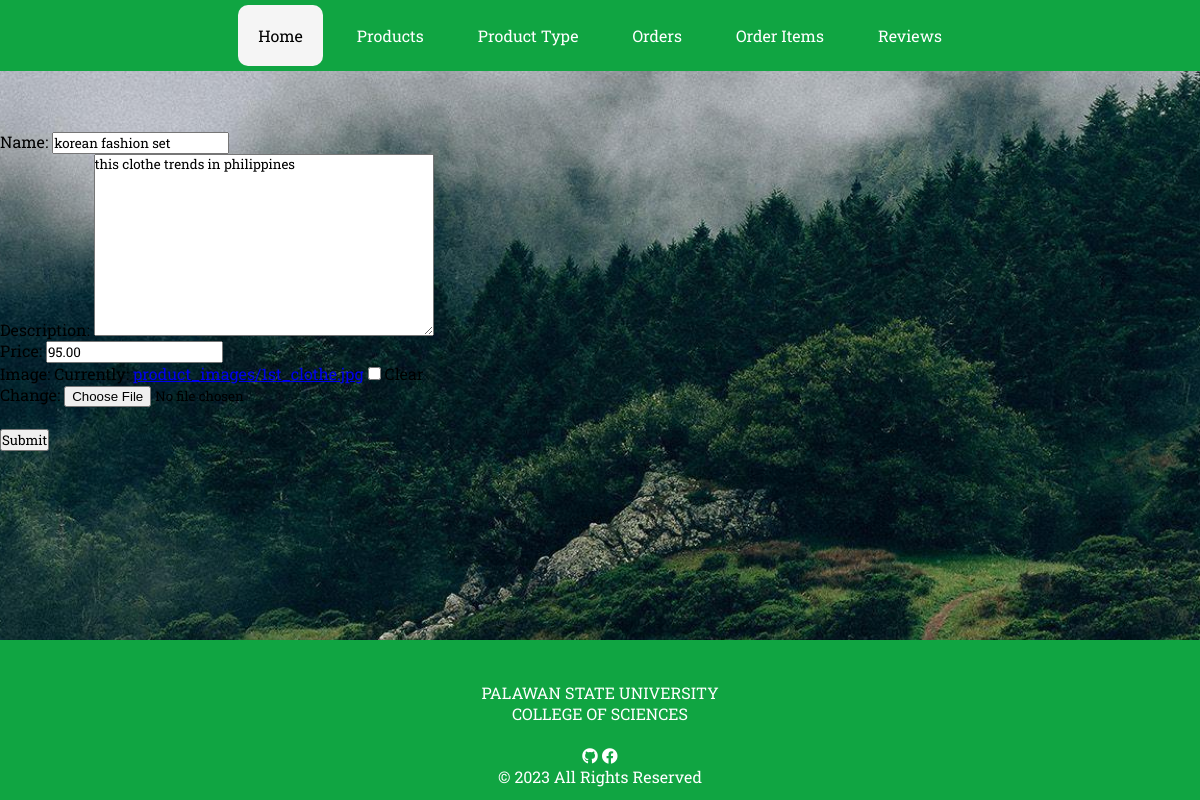
/product/1/, run on the app's committed database.
### record/models.py (models this page shows, shortened)
class BaseModel(models.Model):
    created_at = models.DateTimeField(auto_now=True, db_index=True)
    updated_at = models.DateTimeField(auto_now=True)
    class Meta:
        abstract = True

class Product(BaseModel):
    product_id = models.AutoField(primary_key=True)
    name = models.CharField(max_length=255)
    description = models.TextField()
    price = models.DecimalField(max_digits=10, decimal_places=2)
    image = models.ImageField(upload_to='product_images/', blank=True, null=True)

### record/views.py (the view)
# urls.py: path('product/<int:pk>/', ProductUpdateView.as_view(), name='product-update'),
class ProductUpdateView(UpdateView):
    model = Product
    form_class = ProductForm
    template_name = 'product_edit.html'
    success_url = reverse_lazy('product-list')

### record/forms.py
class ProductForm(ModelForm):
    class Meta:
        model = Product
        fields = "__all__"

### record/templates/product_edit.html (shortened to what this page needs)
{% extends 'base.html' %}
    {% load static %}
    {% block content %}
    <form role="form" class="" action="" method="post" novalidate>
        {% include 'includes/form.html' %}
        <br />
        <div class="form-group">
            <div class="col-md-12 col-sm-3">
                <button type='submit' class="btn btn-primary">Submit</button>
            </div>
        </div>
    </form>
{% endblock %}

### record/templates/includes/form.html (shortened to what this page needs)
{% load widget_tweaks %}
{% for field in form %}
<div class="col-md-6">
    <div class="form-group">
    {% if field.field.widget.input_type == 'checkbox' %}
    <div class="form-check form-switch">
        {% render_field field class="form-check-input ms-auto" %}
        <label class="form-check-label text-body ms-3 text-truncate w-250 mb-0"
for="flexSwitchCheckDefault5">{{ field.label_tag }}</label>
    </div>
    {% else %}
        <label for="example-text-input" class="form-control-label">{{ field.label_tag}}</label>
        {% render_field field class="form-control" %}
    {% endif %}
</div>
</div>
{% endfor %}

### record/static/css/style.css (style rules this page uses)
* { margin: 0; padding: 0; font-family: 'Roboto Slab'; }
body { background-image: url('../images/bg.jpg'); background-size: cover; background-position: center; background-attachment: fixed; height: 100%; margin: 0; padding: 0; }

### data on the page
Product: name "korean fashion set" "this clothe trends in philippines" "95.00"

### other printed values
{{ field.label_tag }} "Name:" "Description:" "Price:" "Image:"
